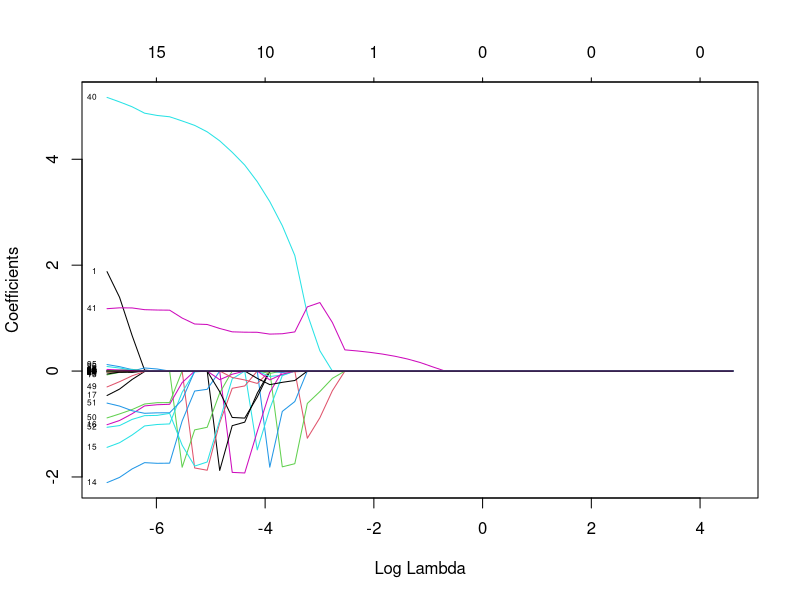
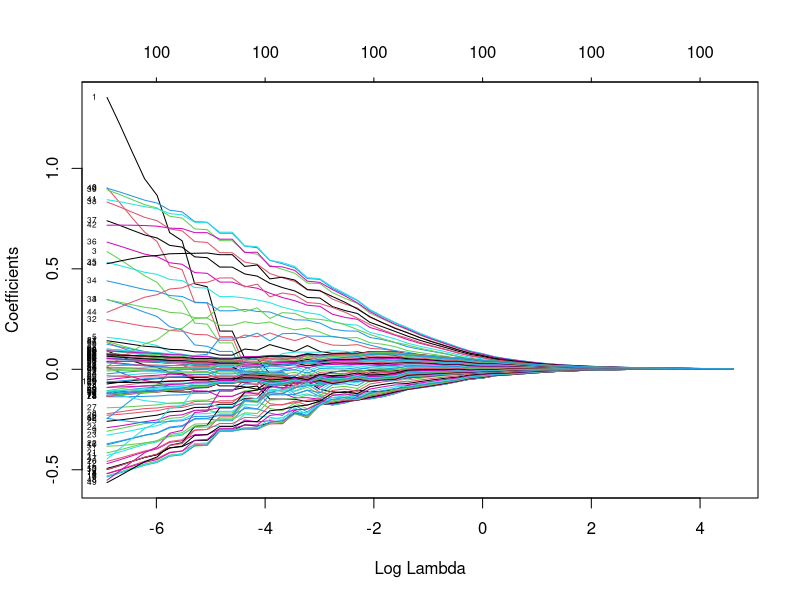
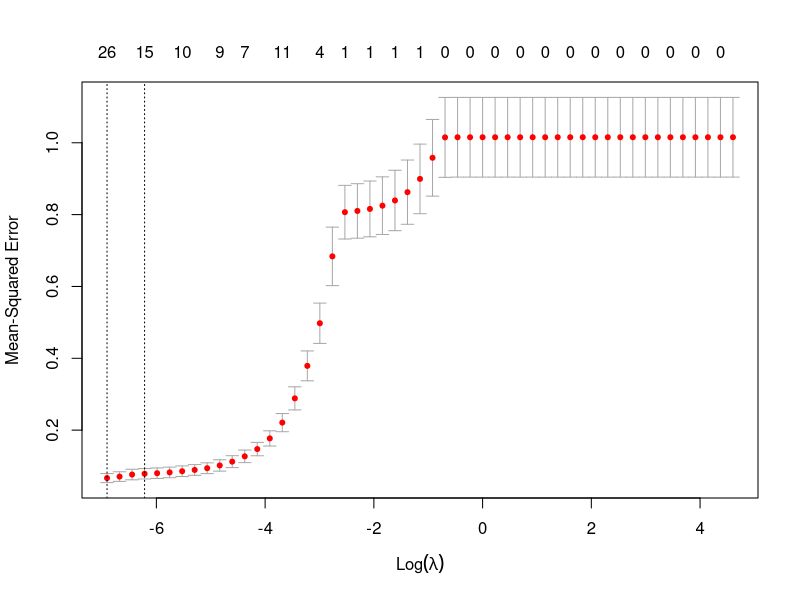

Write the R code that produced these figures, in order.
###########################  Init code #########################################
rm(list = ls())
library(plyr)
library(readr)
library(dplyr)
library(caret)
library(ggplot2)
library(repr)
library(glmnet)

# read data

data <- read.csv("./Homework/Lab/Lab2/tecator.csv")

row_num <- nrow(data)
cols_num <- ncol(data)


# set data split ratio to 0.5, 0.5
ratio <- c(train = .5, test = .5)

# set random seed
set.seed(12345)

# split data to training and test dataset
train_id <- sample(1:row_num, floor(row_num * ratio[1]))
train_set <- data[train_id, ]
dim(train_set)

test_id <- setdiff(1:row_num, train_id)
test_set <- data[test_id, ]
dim(test_set)

######################  Assignment 1.1 #########################################
# DONE

# Underline probabilistic model:

# We set the parameter of the model is theta, then we have
# Fat = theta_0 + theta_1 * Channel_1 + ... + theta_100 * Channel_100
# We can rewrite the equation as:
# Fat = theta * Channel

# select all columns with Channel in the name
selected_x_columns <- grep(paste0("^", "Channel"), names(train_set), value = TRUE)

# Filter the data with selected columns and Fat
data <- data[, c(selected_x_columns, "Fat")]

# filter out all the useless columns in train and test dataset
X_data_train <- train_set[, selected_x_columns]
Y_data_train <- train_set[names(train_set) == "Fat"]
X_data_test <- test_set[, selected_x_columns]
Y_data_test <- test_set[names(test_set) == "Fat"]

train_data_set <- cbind(X_data_train, Y_data_train)
test_data_set <- cbind(X_data_test, Y_data_test)

# fit linear model
lm_model <- lm(Fat ~ ., data = train_data_set)
summary(lm_model)

# predict the training data
predicted_train_fat <- predict(lm_model, train_data_set)

# calculate the mean square error of the training data
train_mse <- mean((predicted_train_fat - train_data_set$Fat)^2)
# this will generate 0.005709117
cat("train mse is: ", train_mse, "\n")

# calculate the mean square error of the test data
predicted_test_fat <- predict(lm_model, test_data_set)
test_mse <- mean((predicted_test_fat - test_data_set$Fat)^2)
# this will generate 722.4294
cat("test mse is: ", test_mse, "\n")

# According to the output, we can see that the model is not good enough.
# The train MSE is 0.005709117, and the test MSE is 722.4294.
# It is actually over-fitting. Since the test MSE is much larger than the
# training MSE.

######################  Assignment 1.2 DONE ####################################
# the cost function in lasso regression is:
#$$
#  MSE(y,y_pred) + \alpha * \sum_{i=1}^{n} |\theta_i|
#$$

######################  Assignment 1.3 #########################################
# DONE

# Fit the lasso regression model to the training data

# we will regularize the data before we fit the model
pre_proc_val <- preProcess(train_data_set, method = c("center", "scale"))
train_data_set <- predict(pre_proc_val, train_data_set)
test_data_set <- predict(pre_proc_val, test_data_set)

new_cols_num <- ncol(train_data_set)

X_data_train <- train_data_set[, 1:(new_cols_num - 1)]

Y_data_train <- train_data_set[, new_cols_num]

X_data_train <- as.matrix(X_data_train)

# Check here
dummies <- dummyVars(Fat ~ ., data = data)

train_dummies <- predict(dummies, newdata = train_data_set)

test_dummies <- predict(dummies, newdata = test_data_set)

print(dim(train_dummies)); print(dim(test_dummies))

x <- as.matrix(train_dummies)
y_train <- train_data_set$Fat

x_test <- as.matrix(test_dummies)
y_test <- test_data_set$Fat

# set range of lambda, we can know the range of lambda, then set it manually
grid <- 10^seq(2, -3, by = -.1)

# when alpha = 1, it is lasso regression
lasso_reg <- glmnet(x, y_train, alpha = 1, family = "gaussian", lambda = grid)

summary(lasso_reg)

plot(lasso_reg, xvar = "lambda", label = TRUE)

# choose lambda to select only 3 features
# According to the plot of lasso_reg, we choose top number to 3 which contains 
# 3 curve and choose the appropriate lambda value , which is around -3 (Check)

######################  Assignment 1.4 #########################################
# Almost DONE, need add comments

# the cost function in ridge regression is:
#$$
#  MSE(y,y_pred) + \alpha * \sum_{i=1}^{n} (\theta_i)^2
#$$

# when alpha = 1, it is ridge regression
ridge_reg <- glmnet(x, y_train, alpha = 0, lambda = grid)

summary(ridge_reg)

plot(ridge_reg, xvar = "lambda", label = TRUE)

######################  Assignment 1.5 #########################################

#TODO: Add something here.

lasso_reg_cv <- cv.glmnet(x, y_train, alpha = 1, lambda = grid, 
             standardize = TRUE)


# Best 

lambda_best <- lasso_reg_cv$lambda.min 

lambda_best
plot(lasso_reg_cv)
